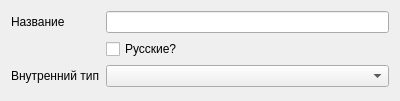
<?xml version="1.0" encoding="UTF-8"?>
<ui version="4.0">
 <class>ArmyWidget</class>
 <widget class="QWidget" name="ArmyWidget">
  <property name="geometry">
   <rect>
    <x>0</x>
    <y>0</y>
    <width>400</width>
    <height>101</height>
   </rect>
  </property>
  <property name="windowTitle">
   <string>Form</string>
  </property>
  <layout class="QGridLayout" name="gridLayout">
   <item row="3" column="1">
    <spacer name="verticalSpacer">
     <property name="orientation">
      <enum>Qt::Vertical</enum>
     </property>
     <property name="sizeHint" stdset="0">
      <size>
       <width>20</width>
       <height>40</height>
      </size>
     </property>
    </spacer>
   </item>
   <item row="0" column="1">
    <widget class="QLineEdit" name="m_nameEdit"/>
   </item>
   <item row="0" column="0">
    <widget class="QLabel" name="label">
     <property name="text">
      <string>Название</string>
     </property>
    </widget>
   </item>
   <item row="2" column="1">
    <widget class="QComboBox" name="m_internalTypeBox"/>
   </item>
   <item row="2" column="0">
    <widget class="QLabel" name="label_2">
     <property name="text">
      <string>Внутренний тип</string>
     </property>
    </widget>
   </item>
   <item row="1" column="1">
    <widget class="QCheckBox" name="m_isRussianCheck">
     <property name="text">
      <string>Русские?</string>
     </property>
    </widget>
   </item>
  </layout>
 </widget>
 <resources/>
 <connections/>
</ui>
